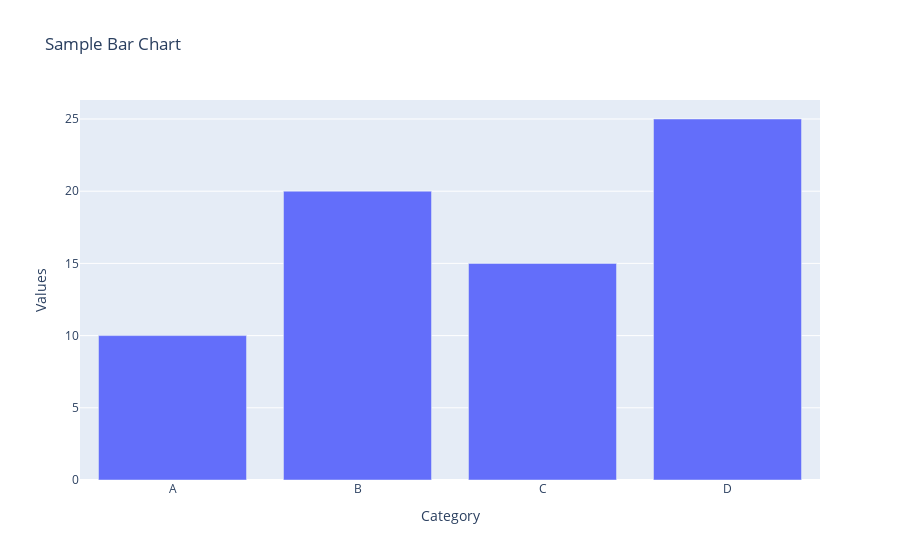

The code cell stored with this chart in its notebook:
### Code cell
import plotly.express as px

# Example data
data = {
    'Category': ['A', 'B', 'C', 'D'],
    'Values': [10, 20, 15, 25]
}

# Create a bar chart
fig = px.bar(data, x='Category', y='Values', title='Sample Bar Chart')

# Display the chart
fig.show()

### Figure 1 — Plotly figure (JSON) as saved in the notebook; plotly's stock layout.template omitted (floating-point values rounded to 4 significant figures)
{"data": [{"alignmentgroup": "True", "hovertemplate": "Category=%{x}<br>Values=%{y}<extra></extra>", "legendgroup": "", "marker": {"color": "#636efa", "pattern": {"shape": ""}}, "name": "", "offsetgroup": "", "orientation": "v", "showlegend": false, "textposition": "auto", "type": "bar", "x": ["A", "B", "C", "D"], "xaxis": "x", "y": [10, 20, 15, 25], "yaxis": "y"}], "layout": {"barmode": "relative", "legend": {"tracegroupgap": 0}, "title": {"text": "Sample Bar Chart"}, "xaxis": {"anchor": "y", "domain": [0, 1], "title": {"text": "Category"}}, "yaxis": {"anchor": "x", "domain": [0, 1], "title": {"text": "Values"}}}}
